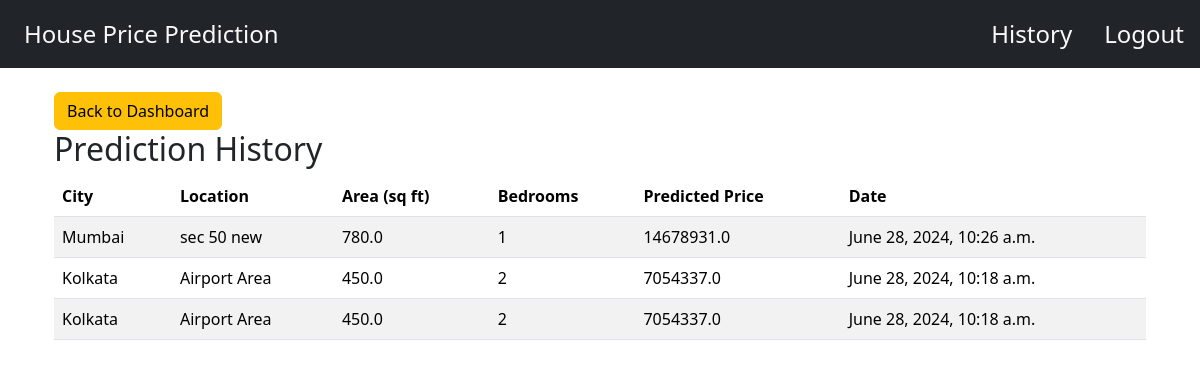
Page /user-history (signed in) on the committed database.
### base/models.py (models this page shows)
class Prediction(models.Model):
    user = models.ForeignKey(User, on_delete=models.CASCADE)
    city = models.CharField(max_length=100)
    location = models.CharField(max_length=100)
    area = models.FloatField()
    bedrooms = models.IntegerField()
    predicted_price = models.FloatField()
    date = models.DateTimeField(auto_now_add=True)

### base/views.py (the view)
# urls.py: path('user-history', views.get_history, name='user-history'),
@login_required(login_url="user-login")
def get_history(request):
    user = request.user
    prediction_history = Prediction.objects.filter(user=user).order_by("-date")
    context = {"history": prediction_history}
    return render(request, "base/history.html", context)

### base/templates/base/history.html
{% extends 'base.html' %}
{% block content %}
<div class="container">
    <a class="btn btn-warning" href="{% url 'dashboard' %}">Back to Dashboard</a>
</div>
<div class="container">
    <h2>Prediction History</h2>
    <table class="table table-striped">
        <thead>
            <tr>
                <th>City</th>
                <th>Location</th>
                <th>Area (sq ft)</th>
                <th>Bedrooms</th>
                <th>Predicted Price</th>
                <th>Date</th>
            </tr>
        </thead>
        <tbody>
            {% for prediction in history %}
            <tr>
                <td>{{ prediction.city }}</td>
                <td>{{ prediction.location }}</td>
                <td>{{ prediction.area }}</td>
                <td>{{ prediction.bedrooms }}</td>
                <td>{{ prediction.predicted_price }}</td>
                <td>{{ prediction.date }}</td>
            </tr>
            {% endfor %}
        </tbody>
    </table>
</div>
{% endblock %}

### rows in the picture
Prediction: city "Mumbai", location "sec 50 new", area "780.0", bedrooms "1", predicted_price "14678931.0", date "June 28, 2024, 10:26 a.m."
Prediction: city "Kolkata", location "Airport Area", area "450.0", bedrooms "2", predicted_price "7054337.0", date "June 28, 2024, 10:18 a.m."
Prediction: city "Kolkata", location "Airport Area", area "450.0", bedrooms "2", predicted_price "7054337.0", date "June 28, 2024, 10:18 a.m."
